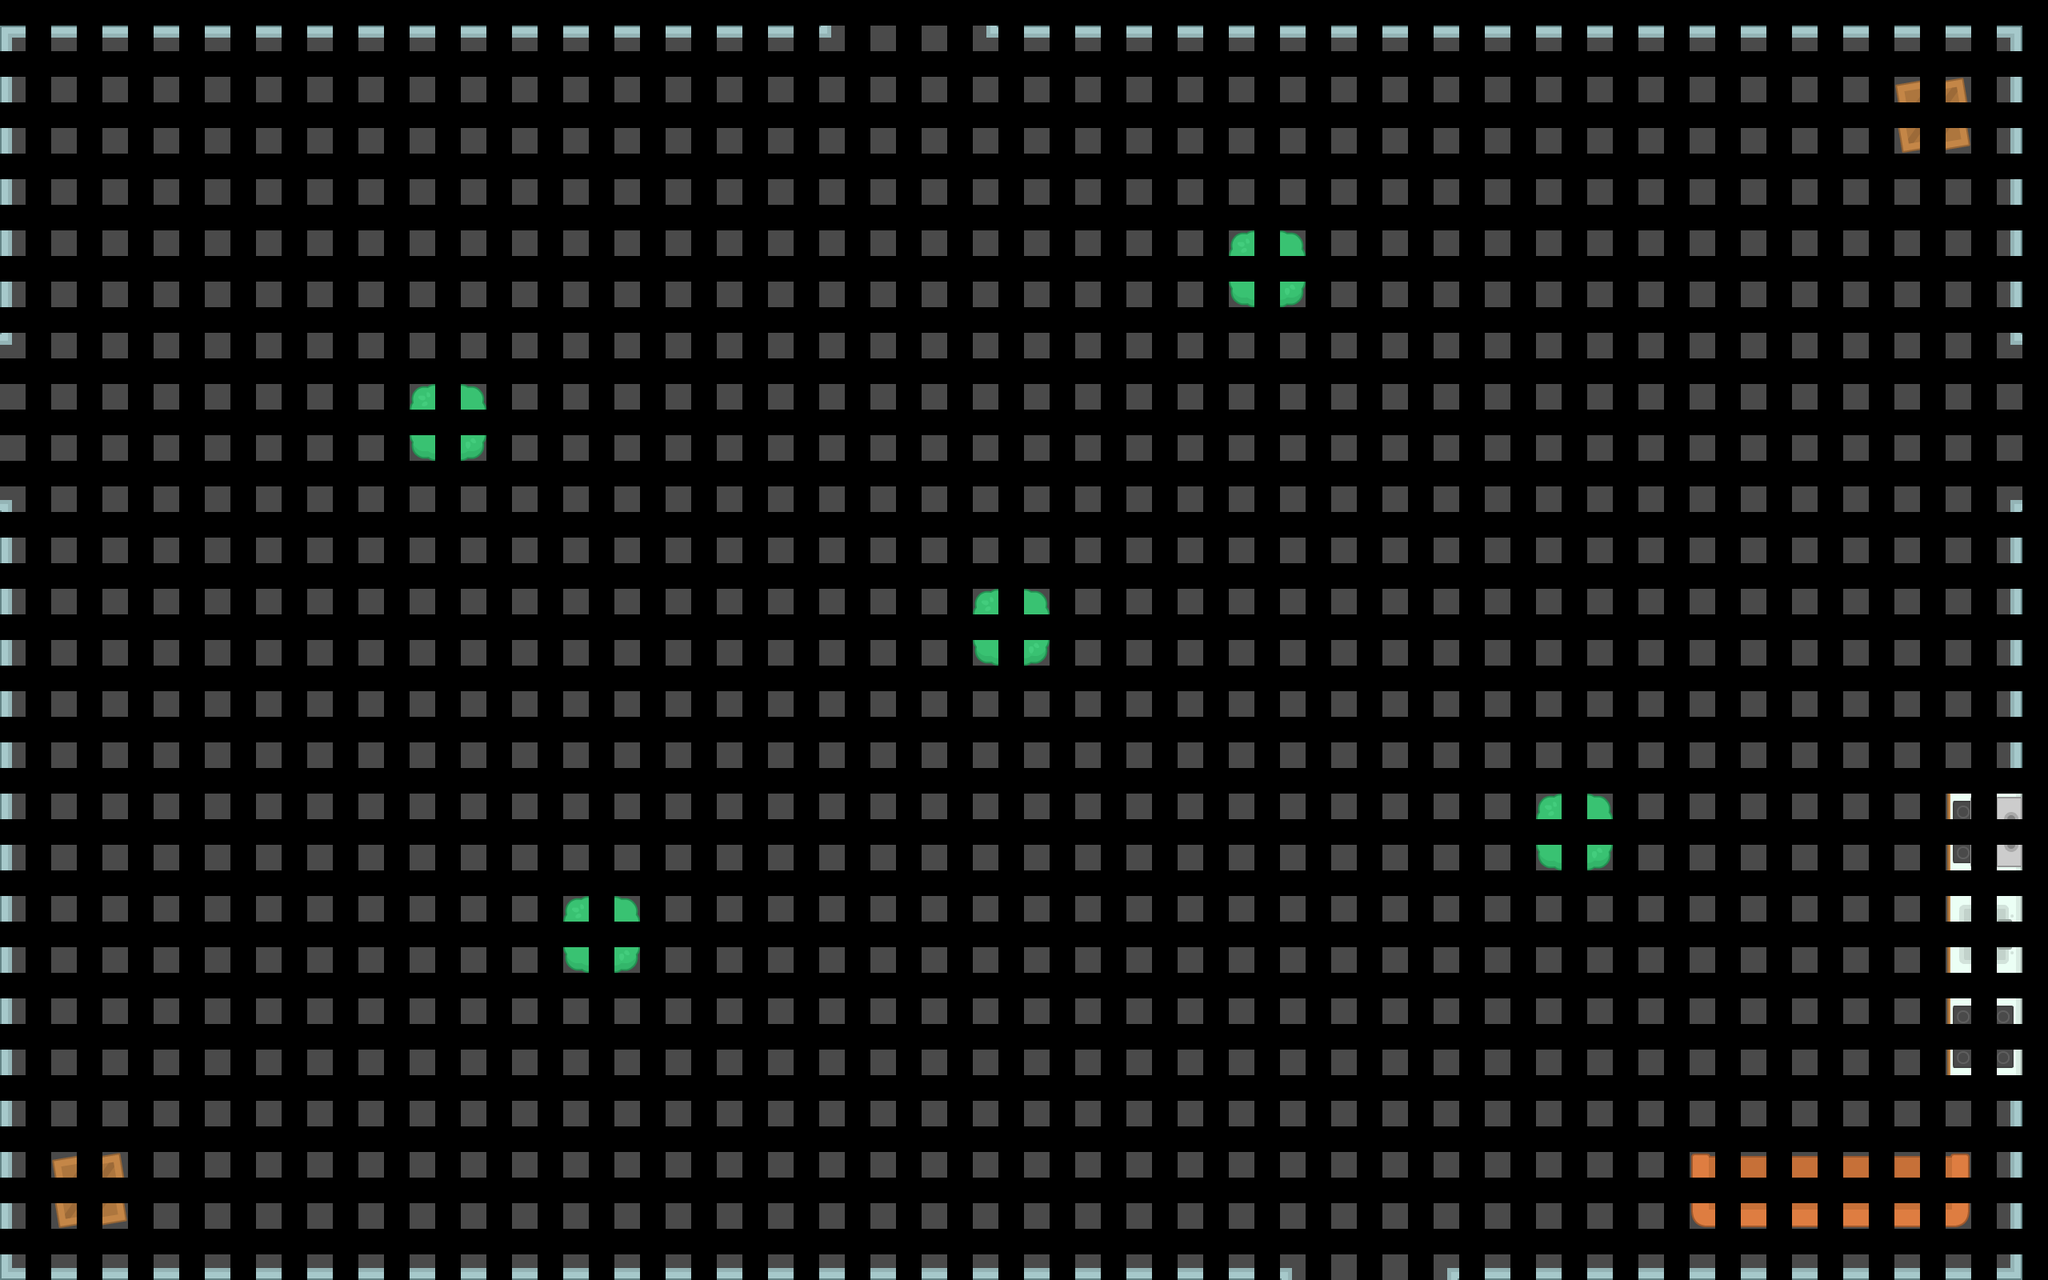

A 2D game scene composited from a Tiled map and its tileset images. What follows is a short description and the map's XML, with each tile layer's data collapsed to a summary:
An orthogonal 40x25 tile map with 64x64 px tiles, 3 tile layers (base, obj, slow) and 1 object.

<map version="1.0" tiledversion="1.0.3" orientation="orthogonal" renderorder="left-down" width="40" height="25" tilewidth="64" tileheight="64" nextobjectid="1">
 <tileset firstgid="1" name="tilesheet_complete" tilewidth="32" tileheight="32" tilecount="2160" columns="54">
  <image source="../tilesheet_complete.png" width="1728" height="1280" />
  <terraintypes>
   <terrain name="New Terrain" tile="1187" />
   <terrain name="New Terrain" tile="1187" />
   <terrain name="New Terrain" tile="0" />
  </terraintypes>
  <tile id="794">
   <objectgroup draworder="index">
    <object id="1" x="9" y="13" width="15" height="15">
     <ellipse />
    </object>
   </objectgroup>
  </tile>
  <tile id="804" terrain=",,,1" />
  <tile id="805" terrain=",,1," />
  <tile id="806" terrain=",,,1" />
  <tile id="858" terrain=",1,," />
  <tile id="859" terrain="1,,," />
  <tile id="1132" terrain="0,0,0,0" />
  <tile id="1133" terrain="0,0,0,0" />
  <tile id="1186" terrain="0,0,0,0" />
  <tile id="1187" terrain="0,0,0,0" />
  <tile id="1232" terrain=",1,,1" />
  <tile id="1233" terrain=",,1," />
  <tile id="1286" terrain=",1,," />
  <tile id="1287" terrain="1,,," />
  <tile id="1864" terrain="2,2,2,2" />
  <tile id="1865" terrain=",,2,2" />
  <tile id="1918" terrain="2,2,," />
 </tileset>
 <layer name="base" width="40" height="25">
  <data>[1000 cells, 1000 non-empty, 13 distinct tile ids]</data>
 </layer>
 <layer name="obj" width="40" height="25">
  <data>[1000 cells, 32 non-empty, 28 distinct tile ids]</data>
 </layer>
 <layer name="slow" width="40" height="25">
  <data>[1000 cells, 20 non-empty, 4 distinct tile ids]</data>
 </layer>
</map>
